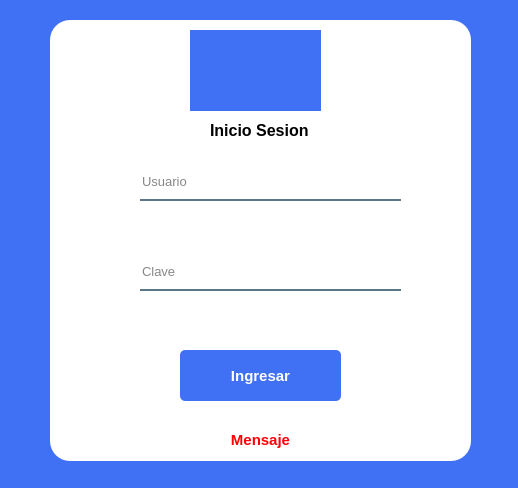
<?xml version="1.0" encoding="UTF-8"?>
<ui version="4.0">
 <class>formLogin</class>
 <widget class="QDialog" name="formLogin">
  <property name="geometry">
   <rect>
    <x>0</x>
    <y>0</y>
    <width>518</width>
    <height>488</height>
   </rect>
  </property>
  <property name="windowTitle">
   <string>Inicio de Sesion</string>
  </property>
  <property name="styleSheet">
   <string notr="true">background-color: rgb(64, 113, 244);</string>
  </property>
  <widget class="QLabel" name="label">
   <property name="geometry">
    <rect>
     <x>50</x>
     <y>20</y>
     <width>421</width>
     <height>441</height>
    </rect>
   </property>
   <property name="autoFillBackground">
    <bool>false</bool>
   </property>
   <property name="styleSheet">
    <string notr="true">background-color: rgb(255, 255, 255);
border-radius: 20px;
</string>
   </property>
   <property name="text">
    <string/>
   </property>
  </widget>
  <widget class="QPushButton" name="btnIngresar">
   <property name="geometry">
    <rect>
     <x>180</x>
     <y>350</y>
     <width>161</width>
     <height>51</height>
    </rect>
   </property>
   <property name="font">
    <font>
     <pointsize>11</pointsize>
     <bold>true</bold>
    </font>
   </property>
   <property name="cursor">
    <cursorShape>PointingHandCursor</cursorShape>
   </property>
   <property name="styleSheet">
    <string notr="true">QPushButton#btnIngresar{

	background-color: rgb(64, 113, 244);
	color: rgb(255, 255, 255);
	border-radius: 5px;

}

QPushButton#btnIngresar:hover{

	background-color: rgb(47, 84, 179);
}

QPushButton#btnIngresar:pressed{
	padding-left: 5px;
	padding-right: 5px;
	background-color: rgb(35, 64, 135);
}</string>
   </property>
   <property name="text">
    <string>Ingresar</string>
   </property>
  </widget>
  <widget class="QLabel" name="label_3">
   <property name="geometry">
    <rect>
     <x>210</x>
     <y>120</y>
     <width>101</width>
     <height>20</height>
    </rect>
   </property>
   <property name="font">
    <font>
     <family>Segoe UI Symbol</family>
     <pointsize>12</pointsize>
     <bold>true</bold>
    </font>
   </property>
   <property name="styleSheet">
    <string notr="true">background-color: rgb(255, 255, 255);</string>
   </property>
   <property name="text">
    <string>Inicio Sesion</string>
   </property>
  </widget>
  <widget class="QLineEdit" name="txtUsuario">
   <property name="geometry">
    <rect>
     <x>140</x>
     <y>170</y>
     <width>261</width>
     <height>31</height>
    </rect>
   </property>
   <property name="font">
    <font>
     <pointsize>10</pointsize>
    </font>
   </property>
   <property name="styleSheet">
    <string notr="true">background-color: rgba(0, 0, 0, 0);
border: none;
border-bottom: 2px solid rgba(45, 82, 101, 200);
color: rgba(0, 0, 0, 240);
padding-bottom: 7px;</string>
   </property>
   <property name="placeholderText">
    <string>Usuario</string>
   </property>
  </widget>
  <widget class="QLineEdit" name="txtClave">
   <property name="geometry">
    <rect>
     <x>140</x>
     <y>260</y>
     <width>261</width>
     <height>31</height>
    </rect>
   </property>
   <property name="font">
    <font>
     <pointsize>10</pointsize>
    </font>
   </property>
   <property name="styleSheet">
    <string notr="true">background-color: rgba(0, 0, 0, 0);
border: none;
border-bottom: 2px solid rgba(45, 82, 101, 200);
color: rgba(0, 0, 0, 240);
padding-bottom: 7px;</string>
   </property>
   <property name="echoMode">
    <enum>QLineEdit::Password</enum>
   </property>
   <property name="placeholderText">
    <string>Clave</string>
   </property>
  </widget>
  <widget class="QLabel" name="lblMensaje">
   <property name="geometry">
    <rect>
     <x>120</x>
     <y>430</y>
     <width>281</width>

     <height>20</height>
    </rect>
   </property>
   <property name="font">
    <font>
     <pointsize>11</pointsize>
     <bold>true</bold>
    </font>
   </property>
   <property name="styleSheet">
    <string notr="true">background-color: rgb(255, 255, 255);
color: rgb(255, 0, 4);</string>
   </property>
   <property name="text">
    <string>Mensaje</string>
   </property>
   <property name="alignment">
    <set>Qt::AlignCenter</set>
   </property>
  </widget>
  <widget class="QLabel" name="label_2">
   <property name="geometry">
    <rect>
     <x>190</x>
     <y>30</y>
     <width>131</width>
     <height>81</height>
    </rect>
   </property>
   <property name="text">
    <string/>
   </property>
   <property name="pixmap">
    <pixmap>vectorhotel.png</pixmap>
   </property>
   <property name="scaledContents">
    <bool>true</bool>
   </property>
  </widget>
 </widget>
 <resources>
  <include location="imagenes.qrc"/>
 </resources>
 <connections/>
</ui>
